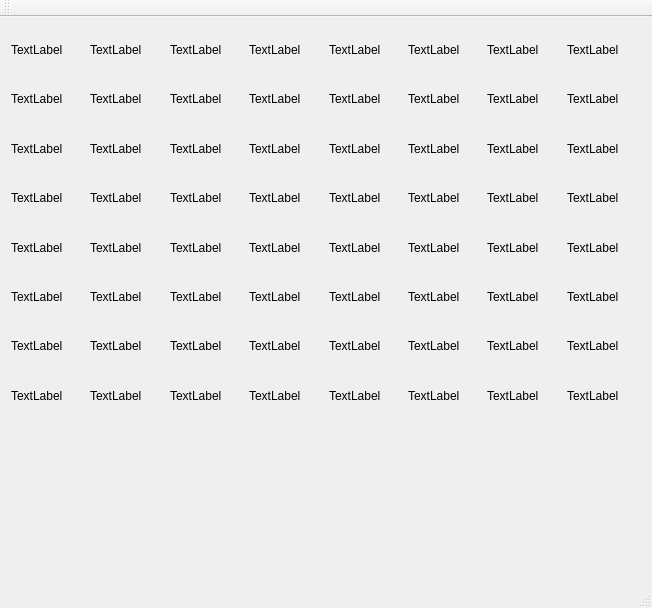
<?xml version="1.0" encoding="UTF-8"?>
<ui version="4.0">
 <class>VueClass</class>
 <widget class="QMainWindow" name="VueClass">
  <property name="geometry">
   <rect>
    <x>0</x>
    <y>0</y>
    <width>652</width>
    <height>608</height>
   </rect>
  </property>
  <property name="windowTitle">
   <string>Vue</string>
  </property>
  <widget class="QWidget" name="centralWidget">
   <widget class="QWidget" name="gridLayoutWidget">
    <property name="geometry">
     <rect>
      <x>0</x>
      <y>0</y>
      <width>651</width>
      <height>411</height>
     </rect>
    </property>
    <layout class="QGridLayout" name="gridLayout">
     <item row="0" column="7">
      <widget class="QLabel" name="label_8">
       <property name="text">
        <string>TextLabel</string>
       </property>
      </widget>
     </item>
     <item row="1" column="1">
      <widget class="QLabel" name="label_10">
       <property name="text">
        <string>TextLabel</string>
       </property>
      </widget>
     </item>
     <item row="4" column="7">
      <widget class="QLabel" name="label_40">
       <property name="text">
        <string>TextLabel</string>
       </property>
      </widget>
     </item>
     <item row="6" column="5">
      <widget class="QLabel" name="label_54">
       <property name="text">
        <string>TextLabel</string>
       </property>
      </widget>
     </item>
     <item row="6" column="1">
      <widget class="QLabel" name="label_50">
       <property name="text">
        <string>TextLabel</string>
       </property>
      </widget>
     </item>
     <item row="4" column="3">
      <widget class="QLabel" name="label_36">
       <property name="text">
        <string>TextLabel</string>
       </property>
      </widget>
     </item>
     <item row="0" column="0">
      <widget class="QLabel" name="label">
       <property name="text">
        <string>TextLabel</string>
       </property>
      </widget>
     </item>
     <item row="6" column="3">
      <widget class="QLabel" name="label_52">
       <property name="text">
        <string>TextLabel</string>
       </property>
      </widget>
     </item>
     <item row="0" column="4">
      <widget class="QLabel" name="label_5">
       <property name="text">
        <string>TextLabel</string>
       </property>
      </widget>
     </item>
     <item row="1" column="5">
      <widget class="QLabel" name="label_14">
       <property name="text">
        <string>TextLabel</string>
       </property>
      </widget>
     </item>
     <item row="3" column="5">
      <widget class="QLabel" name="label_30">
       <property name="text">
        <string>TextLabel</string>
       </property>
      </widget>
     </item>
     <item row="3" column="7">
      <widget class="QLabel" name="label_32">
       <property name="text">
        <string>TextLabel</string>
       </property>
      </widget>
     </item>
     <item row="5" column="1">
      <widget class="QLabel" name="label_42">
       <property name="text">
        <string>TextLabel</string>
       </property>
      </widget>
     </item>
     <item row="5" column="7">
      <widget class="QLabel" name="label_48">
       <property name="text">
        <string>TextLabel</string>
       </property>
      </widget>
     </item>
     <item row="5" column="6">
      <widget class="QLabel" name="label_47">
       <property name="text">
        <string>TextLabel</string>
       </property>
      </widget>
     </item>
     <item row="0" column="6">
      <widget class="QLabel" name="label_7">
       <property name="text">
        <string>TextLabel</string>
       </property>
      </widget>
     </item>
     <item row="2" column="7">
      <widget class="QLabel" name="label_24">
       <property name="text">
        <string>TextLabel</string>
       </property>
      </widget>
     </item>
     <item row="0" column="5">
      <widget class="QLabel" name="label_6">
       <property name="text">
        <string>TextLabel</string>
       </property>
      </widget>
     </item>
     <item row="3" column="3">
      <widget class="QLabel" name="label_28">
       <property name="text">
        <string>TextLabel</string>
       </property>
      </widget>
     </item>
     <item row="3" column="6">
      <widget class="QLabel" name="label_31">
       <property name="text">
        <string>TextLabel</string>
       </property>
      </widget>
     </item>
     <item row="2" column="1">
      <widget class="QLabel" name="label_18">
       <property name="text">
        <string>TextLabel</string>
       </property>
      </widget>
     </item>
     <item row="2" column="5">
      <widget class="QLabel" name="label_22">
       <property name="text">
        <string>TextLabel</string>
       </property>
      </widget>
     </item>
     <item row="2" column="6">
      <widget class="QLabel" name="label_23">
       <property name="text">
        <string>TextLabel</string>
       </property>
      </widget>
     </item>
     <item row="6" column="0">
      <widget class="QLabel" name="label_49">
       <property name="text">
        <string>TextLabel</string>
       </property>
      </widget>
     </item>
     <item row="0" column="2">
      <widget class="QLabel" name="label_3">
       <property name="text">
        <string>TextLabel</string>
       </property>
      </widget>
     </item>
     <item row="1" column="0">
      <widget class="QLabel" name="label_9">
       <property name="text">
        <string>TextLabel</string>
       </property>
      </widget>
     </item>
     <item row="2" column="0">
      <widget class="QLabel" name="label_17">
       <property name="text">
        <string>TextLabel</string>
       </property>
      </widget>
     </item>
     <item row="3" column="0">
      <widget class="QLabel" name="label_25">
       <property name="text">
        <string>TextLabel</string>
       </property>
      </widget>
     </item>
     <item row="4" column="0">
      <widget class="QLabel" name="label_33">
       <property name="text">
        <string>TextLabel</string>
       </property>
      </widget>
     </item>
     <item row="1" column="6">
      <widget class="QLabel" name="label_15">
       <property name="text">
        <string>TextLabel</string>
       </property>
      </widget>
     </item>
     <item row="5" column="3">
      <widget class="QLabel" name="label_44">
       <property name="text">
        <string>TextLabel</string>
       </property>
      </widget>
     </item>
     <item row="5" column="0">
      <widget class="QLabel" name="label_41">
       <property name="text">
        <string>TextLabel</string>
       </property>
      </widget>
     </item>
     <item row="5" column="5">
      <widget class="QLabel" name="label_46">
       <property name="text">
        <string>TextLabel</string>
       </property>
      </widget>
     </item>
     <item row="1" column="4">
      <widget class="QLabel" name="label_13">
       <property name="text">
        <string>TextLabel</string>
       </property>
      </widget>
     </item>
     <item row="2" column="3">
      <widget class="QLabel" name="label_20">
       <property name="text">
        <string>TextLabel</string>
       </property>
      </widget>
     </item>
     <item row="4" column="1">
      <widget class="QLabel" name="label_34">
       <property name="text">
        <string>TextLabel</string>
       </property>
      </widget>
     </item>
     <item row="4" column="6">
      <widget class="QLabel" name="label_39">
       <property name="text">
        <string>TextLabel</string>
       </property>
      </widget>
     </item>
     <item row="6" column="4">
      <widget class="QLabel" name="label_53">
       <property name="text">
        <string>TextLabel</string>
       </property>
      </widget>
     </item>
     <item row="3" column="4">
      <widget class="QLabel" name="label_29">
       <property name="text">
        <string>TextLabel</string>
       </property>
      </widget>
     </item>
     <item row="6" column="6">
      <widget class="QLabel" name="label_55">
       <property name="text">
        <string>TextLabel</string>
       </property>
      </widget>
     </item>
     <item row="0" column="3">
      <widget class="QLabel" name="label_4">
       <property name="text">
        <string>TextLabel</string>
       </property>
      </widget>
     </item>
     <item row="3" column="1">
      <widget class="QLabel" name="label_26">
       <property name="text">
        <string>TextLabel</string>
       </property>
      </widget>
     </item>
     <item row="4" column="5">
      <widget class="QLabel" name="label_38">
       <property name="text">
        <string>TextLabel</string>
       </property>
      </widget>
     </item>
     <item row="5" column="4">
      <widget class="QLabel" name="label_45">
       <property name="text">
        <string>TextLabel</string>
       </property>
      </widget>
     </item>
     <item row="4" column="4">
      <widget class="QLabel" name="label_37">
       <property name="text">
        <string>TextLabel</string>
       </property>
      </widget>
     </item>
     <item row="6" column="2">
      <widget class="QLabel" name="label_51">
       <property name="text">
        <string>TextLabel</string>
       </property>
      </widget>
     </item>
     <item row="1" column="7">
      <widget class="QLabel" name="label_16">
       <property name="text">
        <string>TextLabel</string>
       </property>
      </widget>
     </item>
     <item row="2" column="2">
      <widget class="QLabel" name="label_19">
       <property name="text">
        <string>TextLabel</string>
       </property>
      </widget>
     </item>
     <item row="2" column="4">
      <widget class="QLabel" name="label_21">
       <property name="text">
        <string>TextLabel</string>
       </property>
      </widget>
     </item>
     <item row="1" column="2">
      <widget class="QLabel" name="label_11">
       <property name="text">
        <string>TextLabel</string>
       </property>
      </widget>
     </item>
     <item row="0" column="1">
      <widget class="QLabel" name="label_2">
       <property name="text">
        <string>TextLabel</string>
       </property>
      </widget>
     </item>
     <item row="3" column="2">
      <widget class="QLabel" name="label_27">
       <property name="text">
        <string>TextLabel</string>
       </property>
      </widget>
     </item>
     <item row="5" column="2">
      <widget class="QLabel" name="label_43">
       <property name="text">
        <string>TextLabel</string>
       </property>
      </widget>
     </item>
     <item row="6" column="7">
      <widget class="QLabel" name="label_56">
       <property name="text">
        <string>TextLabel</string>
       </property>
      </widget>
     </item>
     <item row="1" column="3">
      <widget class="QLabel" name="label_12">
       <property name="text">
        <string>TextLabel</string>
       </property>
      </widget>
     </item>
     <item row="4" column="2">
      <widget class="QLabel" name="label_35">
       <property name="text">
        <string>TextLabel</string>
       </property>
      </widget>
     </item>
     <item row="7" column="0">
      <widget class="QLabel" name="label_57">
       <property name="text">
        <string>TextLabel</string>
       </property>
      </widget>
     </item>
     <item row="7" column="1">
      <widget class="QLabel" name="label_58">
       <property name="text">
        <string>TextLabel</string>
       </property>
      </widget>
     </item>
     <item row="7" column="2">
      <widget class="QLabel" name="label_59">
       <property name="text">
        <string>TextLabel</string>
       </property>
      </widget>
     </item>
     <item row="7" column="3">
      <widget class="QLabel" name="label_60">
       <property name="text">
        <string>TextLabel</string>
       </property>
      </widget>
     </item>
     <item row="7" column="4">
      <widget class="QLabel" name="label_61">
       <property name="text">
        <string>TextLabel</string>
       </property>
      </widget>
     </item>
     <item row="7" column="5">
      <widget class="QLabel" name="label_62">
       <property name="text">
        <string>TextLabel</string>
       </property>
      </widget>
     </item>
     <item row="7" column="6">
      <widget class="QLabel" name="label_63">
       <property name="text">
        <string>TextLabel</string>
       </property>
      </widget>
     </item>
     <item row="7" column="7">
      <widget class="QLabel" name="label_64">
       <property name="text">
        <string>TextLabel</string>
       </property>
      </widget>
     </item>
    </layout>
   </widget>
  </widget>
  <widget class="QMenuBar" name="menuBar">
   <property name="geometry">
    <rect>
     <x>0</x>
     <y>0</y>
     <width>652</width>
     <height>22</height>
    </rect>
   </property>
  </widget>
  <widget class="QToolBar" name="mainToolBar">
   <attribute name="toolBarArea">
    <enum>TopToolBarArea</enum>
   </attribute>
   <attribute name="toolBarBreak">
    <bool>false</bool>
   </attribute>
  </widget>
  <widget class="QStatusBar" name="statusBar"/>
 </widget>
 <layoutdefault spacing="6" margin="11"/>
 <resources>
  <include location="Vue.qrc"/>
 </resources>
 <connections/>
</ui>
